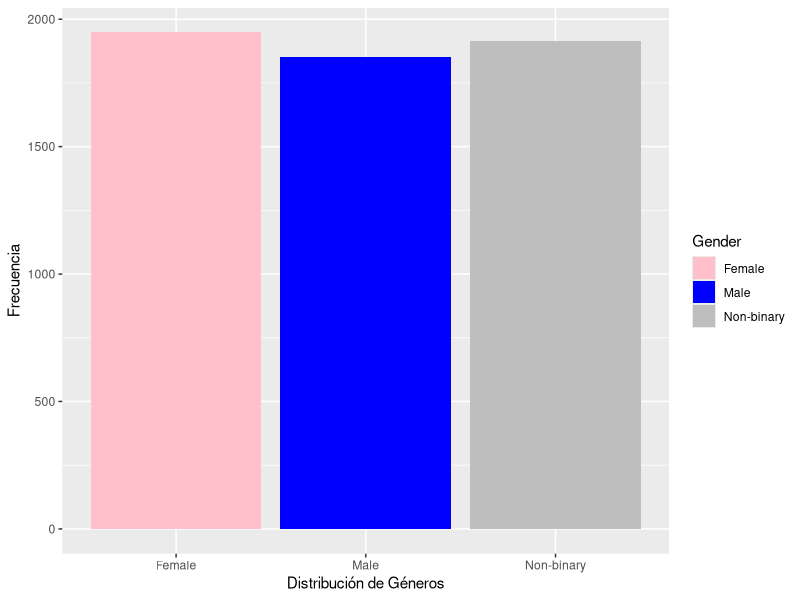
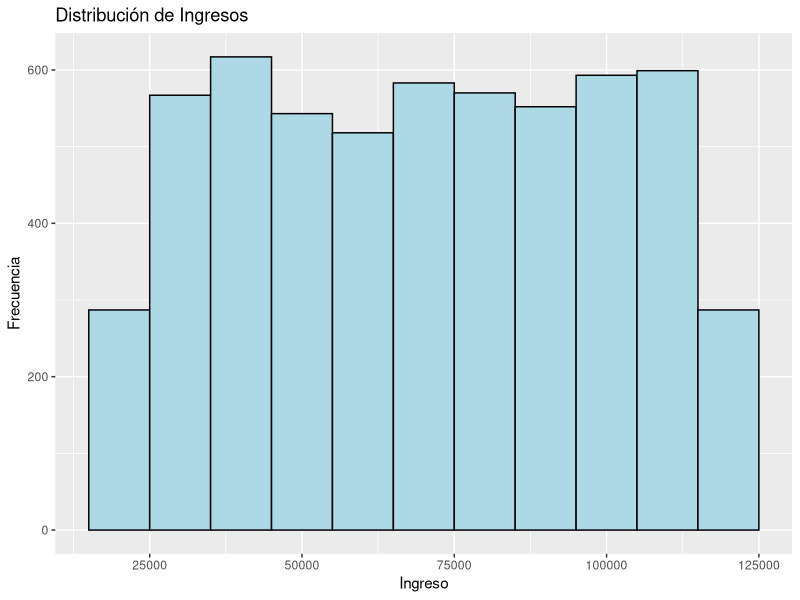
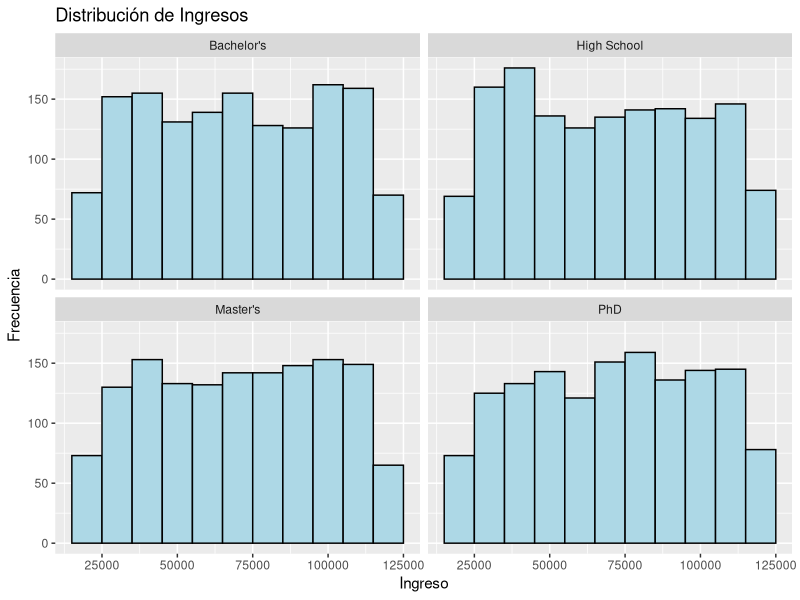
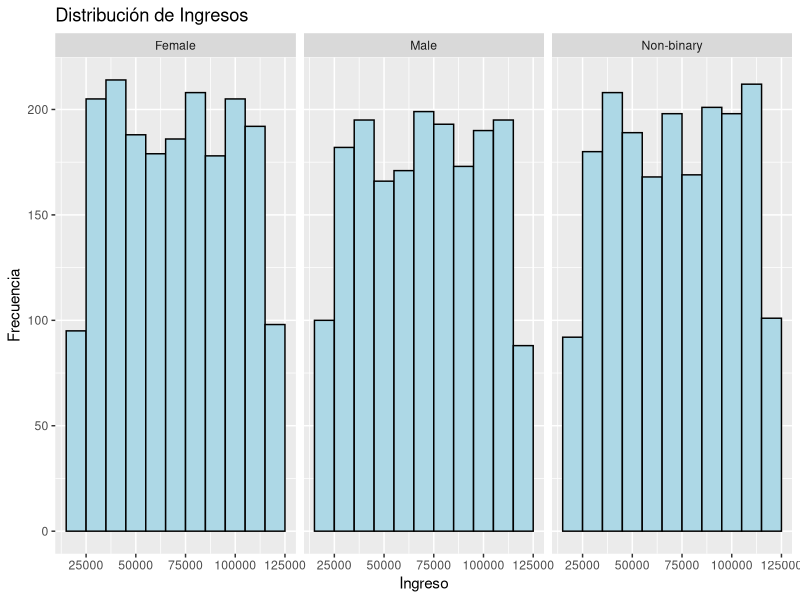
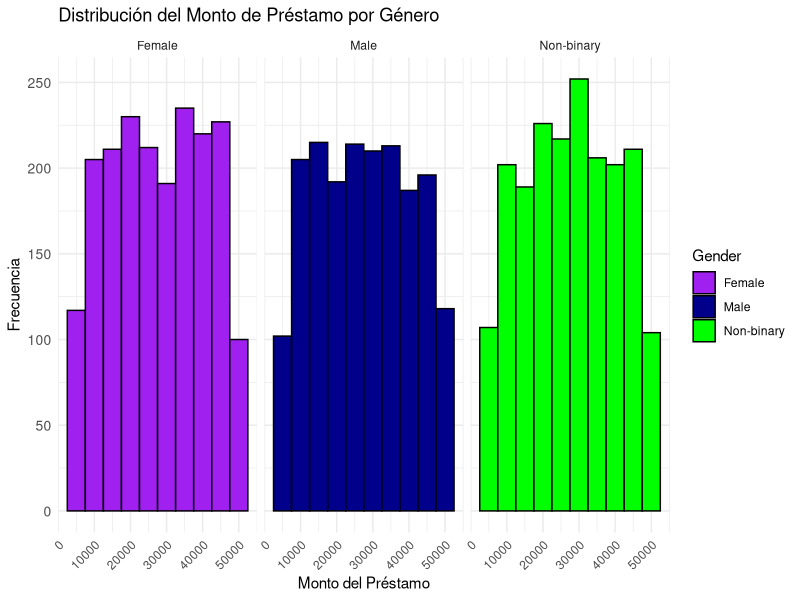
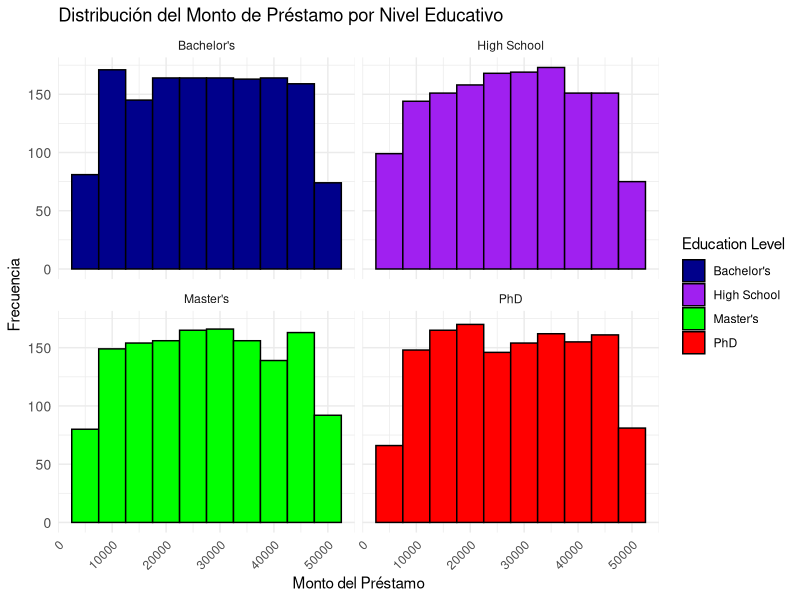

Write the R code that produced these figures, in order.
## ---- chunk 1
library(readr)
base_financial_risk_assessment <- read_delim("base-financial-risk-assessment.csv", 
    delim = ";", escape_double = FALSE, trim_ws = TRUE)
View(base_financial_risk_assessment)
## ---- chunk 2
head(base_financial_risk_assessment)
## ---- chunk 3
Base_limpia <- na.omit(base_financial_risk_assessment)
head(Base_limpia)
## ---- chunk 4
library(dplyr)
resultado <- Base_limpia %>% 
  summarise(
    
    # calculamos los estadísticos de interés para la variable edad/Age
    media_edad = mean(Age),
    varianza_edad = var(Age),
    min_edad = min(Age),
    max_edad = max(Age),
    
    # Calculamos los estadísticos de interés para la variable ingreso/Income
    media_ingresos = mean(Income),
    varianza_ingresos = var(Income),
    min_ingresos = min(Income),
    max_ingresos = max(Income),
    
    # Calculamos los estadísticos de interés para la variable record_crediticio/ Credit Score
    media_record_crediticio = mean(`Credit Score`),
    varianza_record_crediticio = var(`Credit Score`),
    min_record_crediticio = min(`Credit Score`),
    max_record_crediticio = max(`Credit Score`),
    
    # Calculamos los estadísticos de interés para la variable monto del préstamo/ Loan Amount
    media_monto_prestamo = mean(`Loan Amount`),
    varianza_monto_prestamo = var(`Loan Amount`),
    min_monto_prestamo = min(`Loan Amount`),
    max_monto_prestamo = max(`Loan Amount`),
    
    # Calculamos los estadísticos de interés para variable anyos_trabajo / Years at current job
    media_anyos_trabajo = mean(`Years at Current Job`),
    varianza_anyos_trabajo = var(`Years at Current Job`),
    min_anyos_trabajo = min(`Years at Current Job`),
    max_anyos_trabajo = max(`Years at Current Job`),
  )
## ---- chunk 5
resultado$media_edad
resultado$min_edad
resultado$max_edad
## ---- chunk 6
resultado$media_ingresos
resultado$varianza_ingresos
resultado$min_ingresos
resultado$max_ingresos
## ---- chunk 7
resultado$media_monto_prestamo
resultado$varianza_monto_prestamo
resultado$min_monto_prestamo
resultado$max_monto_prestamo
## ---- chunk 8
library(ggplot2)
# Gráfico con las distribuciones del género
ggplot(Base_limpia, aes(x = Gender, fill = Gender)) +
  geom_bar() +
  scale_fill_manual(values = c("Male" = "blue", "Female" = "pink", "Non-binary" = "gray")) +
  labs(x = "Distribución de Géneros", y = "Frecuencia")

## ---- chunk 9
library(ggplot2)
ggplot(Base_limpia, aes(x = Income)) + 
  geom_histogram(binwidth = 10000, fill = "lightblue", color = "black") + 
  labs(x = "Ingreso", y = "Frecuencia", title = "Distribución de Ingresos")
## ---- chunk 10
library(ggplot2)
ggplot(Base_limpia, aes(x = Income)) + 
  geom_histogram(binwidth = 10000, fill = "lightblue", color = "black") + 
  labs(x = "Ingreso", y = "Frecuencia", title = "Distribución de Ingresos") +
  facet_wrap(~ `Education Level`)  # Facet por nivel educativo
## ---- chunk 11
library(ggplot2)
ggplot(Base_limpia, aes(x = Income)) + 
  geom_histogram(binwidth = 10000, fill = "lightblue", color = "black") + 
  labs(x = "Ingreso", y = "Frecuencia", title = "Distribución de Ingresos") +
  facet_wrap(~ Gender)  # Facet Género
## ---- chunk 12
library(ggplot2)

ggplot(Base_limpia, aes(x = `Loan Amount`, fill = Gender)) +  
  geom_histogram(binwidth = 5000, color = "black", position = "identity") +  
  scale_fill_manual(values = c("Male" = "darkblue", "Female" = "purple", "Non-binary" = "green")) +  
  facet_wrap(~ Gender) +  
  labs(x = "Monto del Préstamo", y = "Frecuencia", title = "Distribución del Monto de Préstamo por Género") + 
  theme_minimal() +
  theme(axis.text.y = element_text(size = 10), # Ajustamos el tamaño del texto
        axis.text.x = element_text(angle = 45, hjust = 1))  #Rotamos el texto


## ---- chunk 13
library(ggplot2)

ggplot(Base_limpia, aes(x = `Loan Amount`, fill = `Education Level`)) +  
  geom_histogram(binwidth = 5000, color = "black", position = "identity") +  
  scale_fill_manual(values = c("Bachelor's" = "darkblue", "High School" = "purple", "Master's" = "green", "PhD" = "red")) +  
  facet_wrap(~ `Education Level`) +  
  labs(x = "Monto del Préstamo", y = "Frecuencia", title = "Distribución del Monto de Préstamo por Nivel Educativo") + 
  theme_minimal() +
  theme(axis.text.y = element_text(size = 10), # Ajustamos el tamaño del texto
        axis.text.x = element_text(angle = 45, hjust = 1))  #Rotamos el texto
